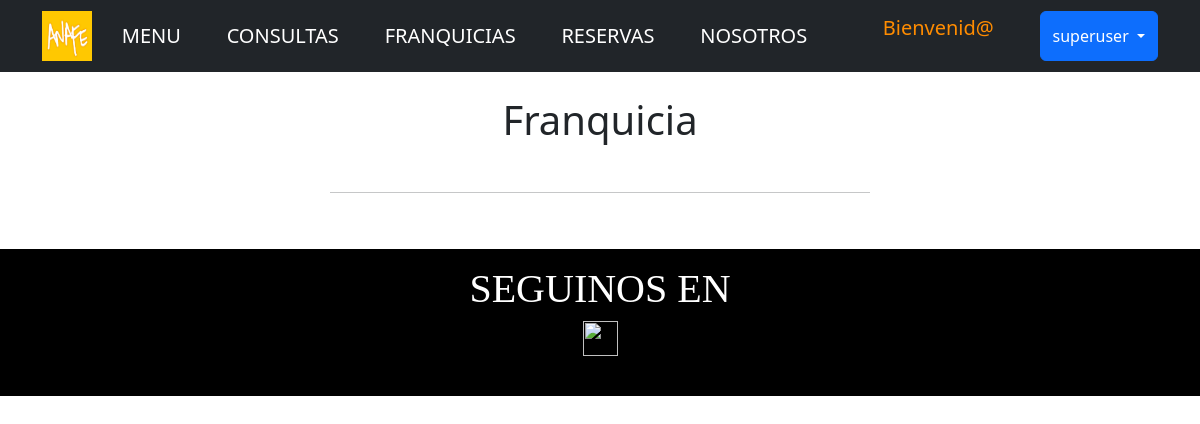
The app's page /App_Resto/franquicia-listar/ (signed in), older data.
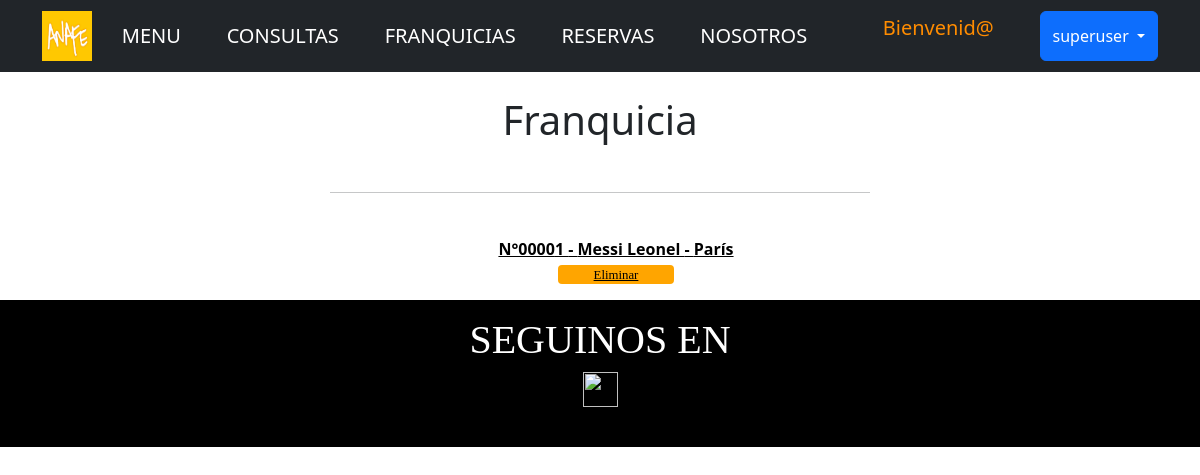
The same page, newer data.
### App_Resto/models.py (models this page shows, shortened)
class Franquicia(models.Model):
    nombre = models.CharField(max_length=50)
    apellido = models.CharField(max_length=50)
    email = models.EmailField()
    telefono = models.IntegerField()
    zona = models.CharField(max_length=200)
    class Meta():
        verbose_name = 'Franquicia'
        verbose_name_plural = 'Franquicias'

### App_Resto/views.py (the view)
# urls.py: path('franquicia-listar/', franquiciaListView.as_view(), name="FranquiciaListar"),
class franquiciaListView(LoginRequiredMixin, ListView):
    model = Franquicia
    template_name = "franquicia-listar.html"

### App_Resto/templates/franquicia-listar.html (shortened to what this page needs)
{% extends 'padre.html' %}
{% load static %}
{% block bloqueQueCambia %}
<html>
        <head>
        </head>
        <body>
            <div>
                <br>
            <center><h1>Franquicia</h1></center>
                <br>
                <center><hr width="45%" color="black"  /></center>
                <br>
                <ul style="line-height: 0;">
                {% for franquicia in object_list %}
            <div><p style="line-height: 1">
                <center><a href= "{% url 'FranquiciaDetallar' franquicia.id %}"><spam style="font-weight: bold;">N°0000{{franquicia.id}} - {{franquicia.apellido}} {{franquicia.nombre}} - {{franquicia.zona}}</spam></a>
                </p>
                <button style="font-size: 80%; width: 10%; height: 3ch;" >
                    <a href="{% url 'FranquiciaEliminar' franquicia.id %}">Eliminar</a>
                </button>
            </div>
                {% endfor %}
                </ul>
        </body>
{% endblock bloqueQueCambia %}

Row changes from the older to the newer data that the page shows:
added Franquicia: id "1", apellido "Messi", nombre "Leonel", zona "París"
